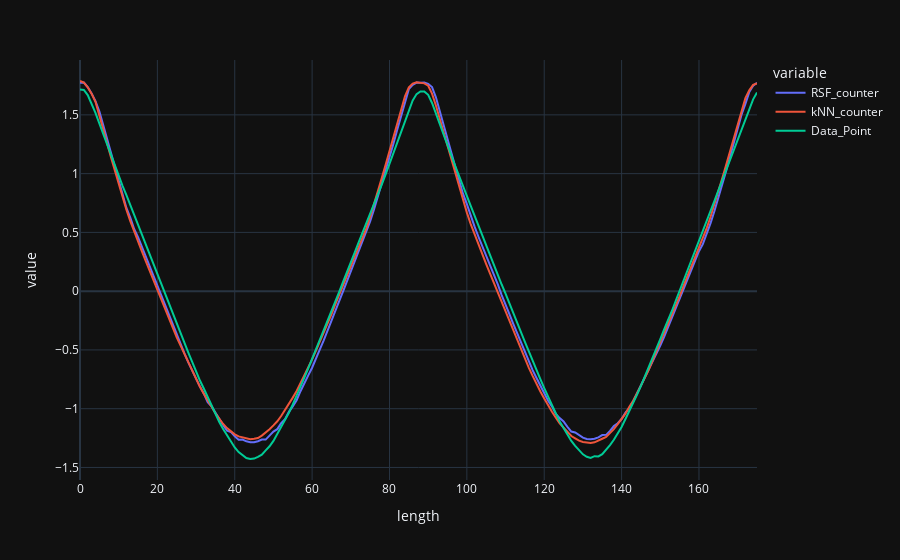

The notebook cell saved with this chart:
### Code cell
sel_instance_idx = 10
x_counter_RSF = x_counterfactual_RSF[sel_instance_idx, :]
x_counter_kNN = x_counterfactual_kNN[sel_instance_idx, :]
x_counter_test = x_test[sel_instance_idx, :]
y1 = x_counter_RSF
y2 = x_counter_kNN
y3 = x_counter_test

df = pd.DataFrame(dict(
    length=np.arange(y1.shape[0]),
    RSF_counter=y1,
    kNN_counter=y2,
    Data_Point=y3))

fig = px.line(df, x=df["length"], y=df.columns)
fig.show()

### Figure 1 — Plotly figure (JSON) as saved in the notebook; plotly's stock layout.template omitted (floating-point values rounded to 4 significant figures; data arrays with more than 128 entries replaced by an {"elided": "..."} marker saying what was removed)
{"data": [{"hovertemplate": "variable=RSF_counter<br>length=%{x}<br>value=%{y}<extra></extra>", "legendgroup": "RSF_counter", "line": {"color": "#636efa", "dash": "solid"}, "marker": {"symbol": "circle"}, "mode": "lines", "name": "RSF_counter", "orientation": "v", "showlegend": true, "x": {"elided": "176 int values"}, "xaxis": "x", "y": {"elided": "176 float values"}, "yaxis": "y", "type": "scatter"}, {"hovertemplate": "variable=kNN_counter<br>length=%{x}<br>value=%{y}<extra></extra>", "legendgroup": "kNN_counter", "line": {"color": "#EF553B", "dash": "solid"}, "marker": {"symbol": "circle"}, "mode": "lines", "name": "kNN_counter", "orientation": "v", "showlegend": true, "x": {"elided": "176 int values"}, "xaxis": "x", "y": {"elided": "176 float values"}, "yaxis": "y", "type": "scatter"}, {"hovertemplate": "variable=Data_Point<br>length=%{x}<br>value=%{y}<extra></extra>", "legendgroup": "Data_Point", "line": {"color": "#00cc96", "dash": "solid"}, "marker": {"symbol": "circle"}, "mode": "lines", "name": "Data_Point", "orientation": "v", "showlegend": true, "x": {"elided": "176 int values"}, "xaxis": "x", "y": {"elided": "176 float values"}, "yaxis": "y", "type": "scatter"}], "layout": {"xaxis": {"anchor": "y", "domain": [0.0, 1.0], "title": {"text": "length"}}, "yaxis": {"anchor": "x", "domain": [0.0, 1.0], "title": {"text": "value"}}, "legend": {"title": {"text": "variable"}, "tracegroupgap": 0}, "margin": {"t": 60}}}
